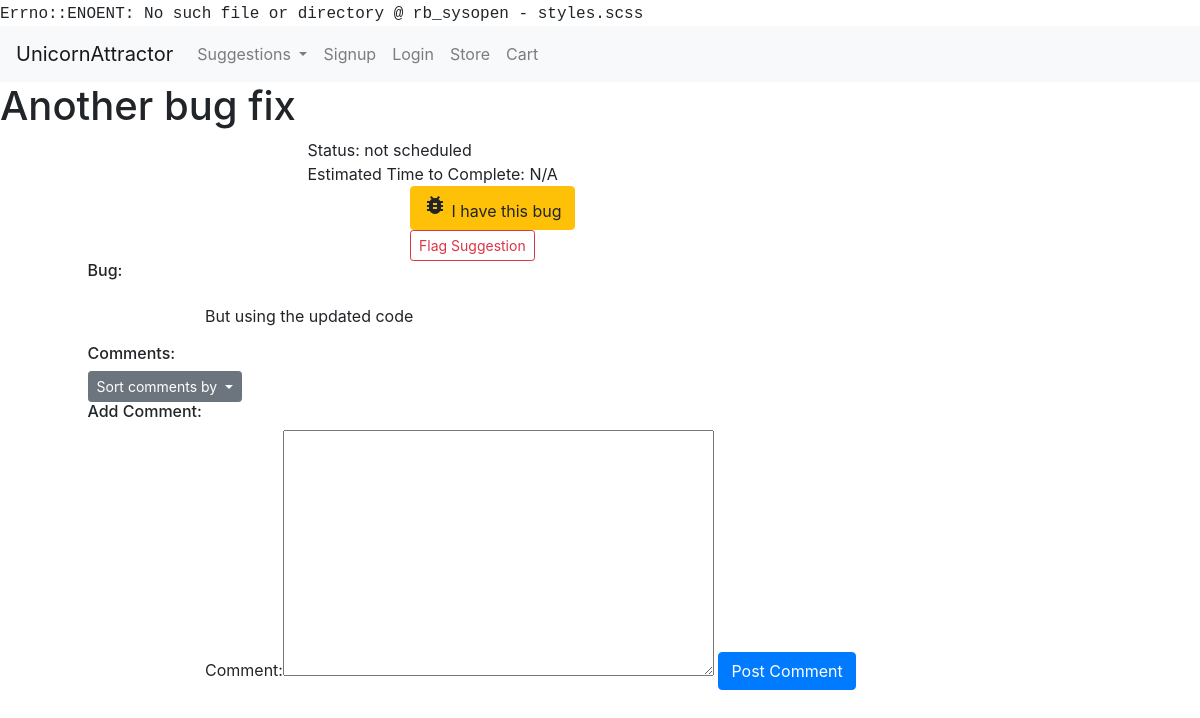
/suggestions/view/152, run on an earlier commit of the app's database.
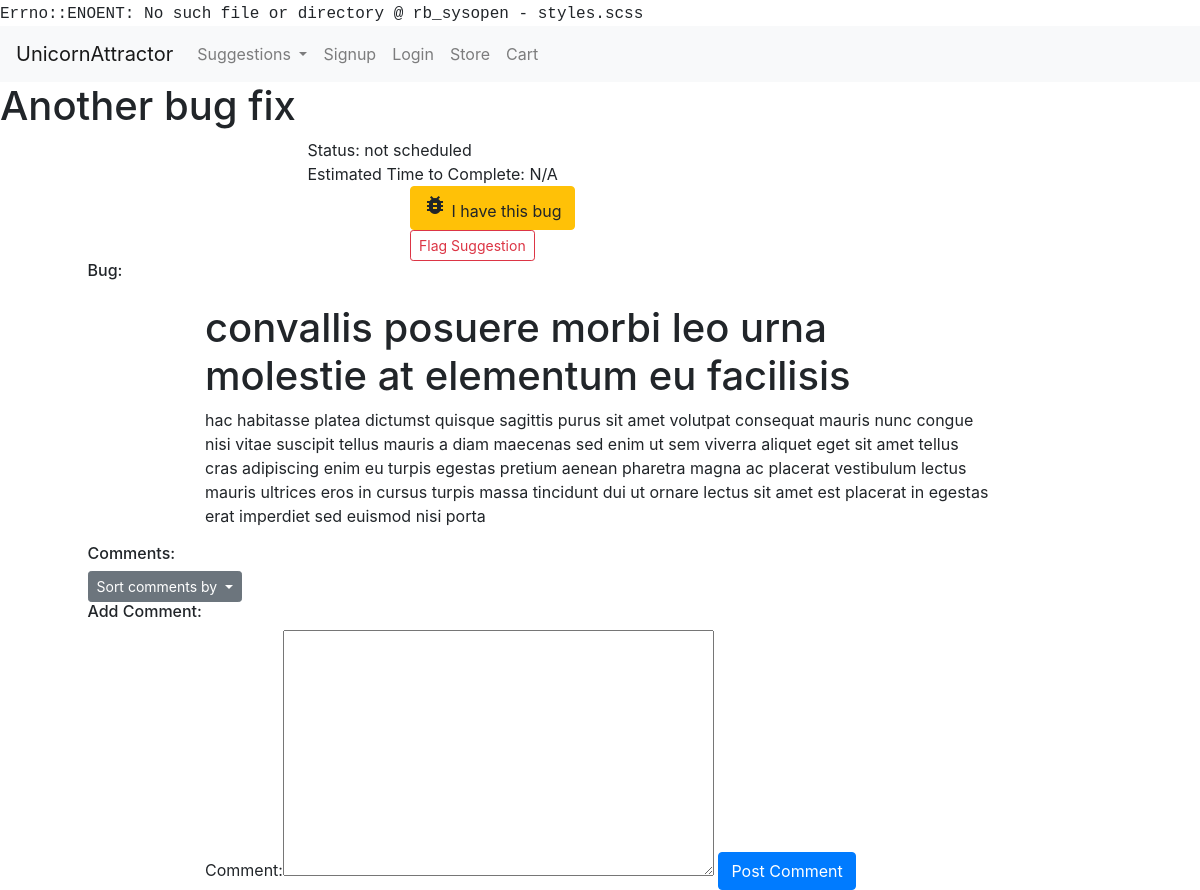
And on a later commit of the database.
### usersuggestions/models.py (models this page shows, shortened)
class Suggestion(models.Model):
    suggestion_choices = ((True, 'Feature'), (False, 'Bug Fix'))
    is_feature = models.BooleanField(blank=False, default=False, choices=suggestion_choices)
    user = models.ForeignKey(User, null=False, on_delete=models.PROTECT)
    title = models.CharField(max_length=200, blank=False)
    details = RichTextUploadingField()
    date_time = models.DateTimeField(auto_now_add=True)
    delay_submission = models.BooleanField(null=False, blank=True, default=False)

### usersuggestions/views.py (the view, shortened to what this page needs)
# urls.py: url(r'^view/(?P<id>\d+)/(?P<comment_sorting>[-\w]+)', view_suggestion, name="view_suggestion"),
def view_suggestion(request, id, comment_sorting="oldest"):
    coins_enabled = settings.COINS_ENABLED
    suggestion = get_object_or_404(Suggestion, id=id)
    suggestion_admin = get_object_or_404(SuggestionAdminPage, suggestion=suggestion)
    comments = return_public_suggestion_comments(suggestion, comment_sorting)
    form = CommentForm(initial={"user": request.user, "suggestion": suggestion})
    if coins_enabled and request.user.is_authenticated:
        price = get_coins_price("Upvote")
        user_coins = return_user_coins(request.user)
        minimum_coins = return_minimum_coins_purchase(price, user_coins)
        coin_options = return_all_store_coin_options()
    else:
        price = None
        user_coins = None
        minimum_coins = None
        coin_options = None
    if suggestion.is_feature:
        return render(request, "view_feature.html",
                      {"form": form, "comments": comments, "feature": suggestion, "coins_enabled": coins_enabled,
                       "price": price, "user_coins": user_coins, "minimum_coins": minimum_coins,
                       "coin_options": coin_options, "suggestion_admin": suggestion_admin})
    else:
        return render(request, "view_bug.html",
                      {"form": form, "comments": comments, "bug": suggestion, "coins_enabled": coins_enabled,
                       "suggestion_admin": suggestion_admin})

### usersuggestions/forms.py
class CommentForm(forms.ModelForm):
    class Meta:
        model = Comment
        exclude = ["date_time"]
        widgets = {"user": forms.HiddenInput(), "suggestion": forms.HiddenInput(),
                   "admin_page_comment": forms.HiddenInput()}

### market/cart.py (called while the page is built)
    def __len__(self):
        return sum(item['quantity'] for item in self.cart.values())

### market/contexts.py (called while the page is built)
def cart(request):
    return {'cart': Cart(request)}

def usercoins(request):
    if request.user.is_authenticated:
        user = request.user
        coins_amount = return_user_coins(user)
        return {"usercoins": coins_amount}
    else:
        return {"usercoins": None}

def coins_are_enabled(request):
    return {"coins_are_enabled": settings.COINS_ENABLED }

### usersuggestions/helpers.py (called while the page is built)
def return_public_suggestion_comments(suggestion, comment_sorting="oldest"):
    if comment_sorting == "oldest":
        comment_sorting = "date_time"
    elif comment_sorting == "newest":
        comment_sorting = "-date_time"
    else:
        comment_sorting = "-upvotes"
    return Comment.objects.filter(suggestion=suggestion, admin_page_comment=False).annotate(
        upvotes=Count("upvote")).annotate(comments=Count("comment")).order_by(comment_sorting)

### usersuggestions/templates/view_bug.html (shortened to what this page needs)
{% extends 'base.html' %} {% block title %}View Bug{% endblock %} {% block head %} {% load bootstrap_tags %}
{{ form.media }} {% endblock %} {% block content %}
<main id="view-suggestion">
    <h1 id="suggestion-title">{{ bug.title }}</h1>
    <div class="row admin-row">
        <div class="div-col col-xs-10 col-md-6 offset-xs-1 offset-md-3">
            <div id="admin-status"><span class="admin-key">  Status: </span>{{ suggestion_admin.get_status_display }}
            </div>
            <div id="admin-estimated-time"><span class="admin-key"> Estimated Time to Complete: </span>
            {% if not suggestion_admin.estimated_days_to_complete %}
            N/A
            {% else %}
            {{ suggestion_admin.estimated_days_to_complete }} Days {% endif %}
            </div>
        </div>
    </div>
    <div class="row btn-row">
        <div class="div-col col-xs-6 col-md-4 offset-xs-3 offset-md-4">
            <a class="btn btn-warning" href="{% url 'upvote_suggestion' bug.id %}" role="button"> <i
                    class="material-icons">bug_report</i>
                I have this bug</a>
        </div>
    </div>
    <div class="row btn-row">
        <div class="div-col col-xs-6 col-md-4 offset-xs-3 offset-md-4">
            <button type="button" class="btn btn-outline-danger btn-sm " data-toggle="modal"
                    data-target="#flagSuggestionModal">
                Flag Suggestion
            </button>
        </div>
    </div>
    <div class="row">
        <div class="offset-md-1">
            <h6 id="details-title">Bug:</h6>
        </div>
    </div>
    <div class="row">
        <div class="div-col col-xs-12 col-md-8 offset-md-2">
            <div id="details-section">
                <p>{{ bug.details|safe }}</p>
            </div>
        </div>
    </div>
</main>
<footer id="suggestion-comments">
    <div id="comments">
        <div class="row">
            <div class="offset-md-1">
                <h6 class="comments-title">Comments:</h6>
            </div>
        </div>
        <div class="row">
            <div class="offset-md-1">
                <div class="btn-group" role="group">
                    <button id="orderCommentsButtonGroup" type="button"
                            class="btn btn-sm btn-secondary dropdown-toggle" data-toggle="dropdown"
                            aria-haspopup="true" aria-expanded="false">
                        Sort comments by
                    </button>
                </div>
            </div>
        </div>
    </div>
    <div class="row">
        <div class="offset-md-1">
            <h6 class="comments-title">Add Comment:</h6>
        </div>
    </div>
    <div class="row">
        <div class="div-col col-xs-10 col-md-8 offset-xs-1 offset-md-2">
            <form method="POST">
                {{ form|as_bootstrap }} {% csrf_token %}
                <input type="submit" class="btn btn-primary" value="Post Comment" name="postComment">
            </form>
        </div>
    </div>
</footer>
{% endblock %}

What changed in the data, as far as the page shows it:
changed Suggestion "Another bug fix": details "But using the updated code" → "convallis posuere morbi leo urna molestie at elementum eu facilisis hac habitasse platea dictumst quisque sagittis purus sit amet volutpat consequat mauris nunc congue nisi vitae suscipit tellus mauris a diam maecenas sed enim ut sem viverra aliquet eget sit amet tellus cras adipiscing enim eu turpis egestas pretium aenean pharetra magna ac placerat vestibulum lectus mauris ultrices eros in cursus turpis massa tincidunt dui ut ornare lectus sit amet est placerat in egestas erat imperdiet sed euismod nisi porta"
